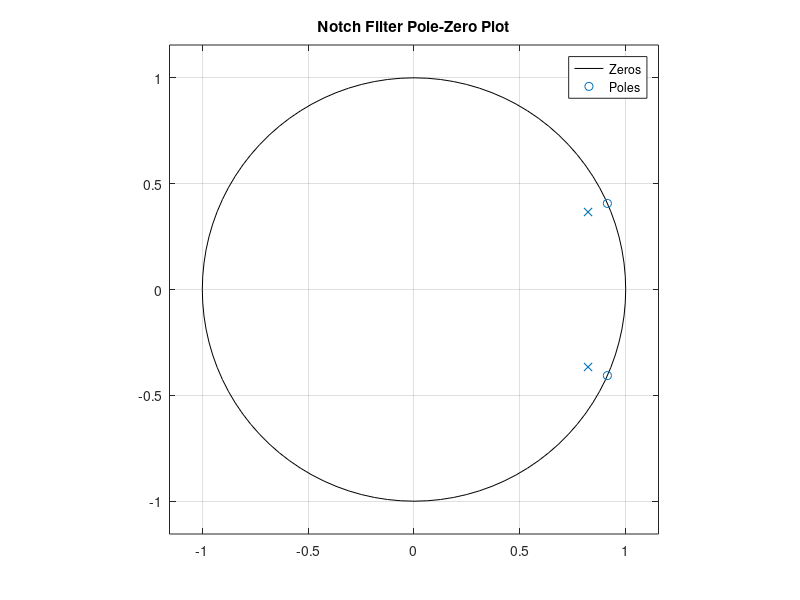

This chart was generated by the following MATLAB code:
% Given values
R = 0.9; % pole radius
fs = 1.8e3; % sample rate in Hz
f_noise = 120; % frequency of noise in Hz

% Calculate the notch frequency in radians/sample
omega_c = 2*pi * f_noise / fs;

% (a) Plot the locations of poles and zeros on the z-plane
figure;
zplane([1, -2*cos(omega_c), 1], [1, -2*R*cos(omega_c), R^2]);
title('Notch Filter Pole-Zero Plot');
legend('Zeros', 'Poles');

% (b) Display the correct value of omega_c
disp(['Correct value for omega_c to attenuate 120 Hz noise: ', num2str(omega_c), ' radians/sample']);